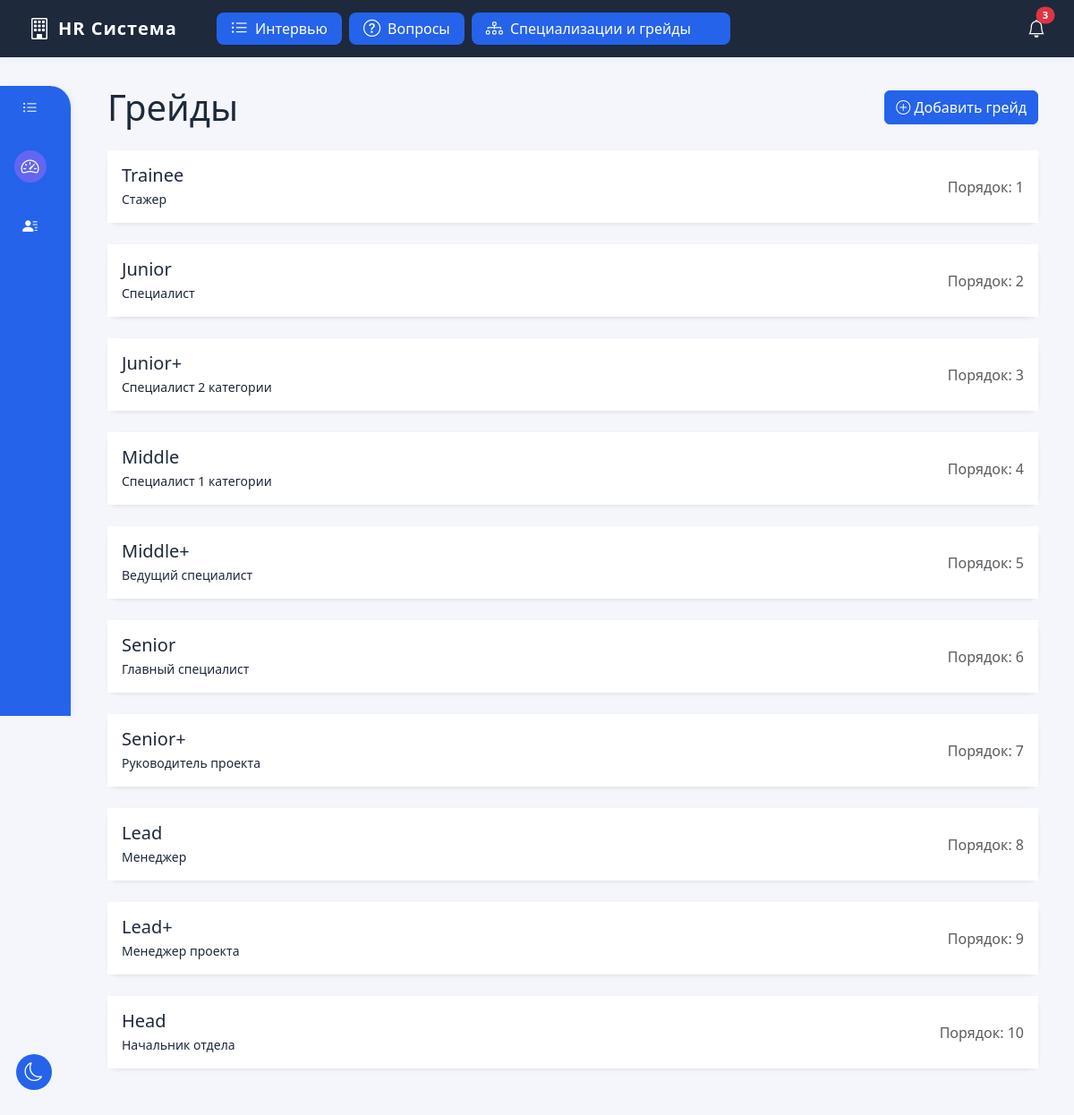
Page /grades/ on the committed database.
### positions/models.py (models this page shows, shortened)
class Grade(models.Model):
    name = models.CharField(max_length=100, verbose_name='Название грейда')
    positions = models.TextField(verbose_name='Должности', blank=True)
    order = models.IntegerField(verbose_name='Порядок', default=0)
    min_score = models.DecimalField(max_digits=5, decimal_places=2, verbose_name='Минимальный балл', default=0)
    max_score = models.DecimalField(max_digits=5, decimal_places=2, verbose_name='Максимальный балл', default=100)
    class Meta:
        verbose_name = 'Грейд'
        verbose_name_plural = 'Грейды'
        ordering = ['order']

### positions/views.py (the view, shortened to what this page needs)
# urls.py: path('grades/', views.GradeListView.as_view(), name='grades'),
class GradeListView(ListView):
    model = Grade
    template_name = 'positions/grades.html'
    context_object_name = 'grades'
    def get_context_data(self, **kwargs):
        context = super().get_context_data(**kwargs)
        context['next_order'] = Grade.objects.count() + 1
        return context
    def get(self, request, *args, **kwargs):
        return super().get(request, *args, **kwargs)

### templates/positions/grades.html (shortened to what this page needs)
{% extends 'positions/base.html' %}
{% block content %}
<div class="d-flex justify-content-between align-items-center mb-4">
    <h1 class="mb-0" style="color: var(--dropdown-text);">Грейды</h1>
    <button type="button" class="btn btn-primary" data-bs-toggle="modal" data-bs-target="#gradeModal">
        <i class="bi bi-plus-circle"></i> Добавить грейд
    </button>
</div>
{% if grades %}
<div class="row" id="grades-list">
    {% for grade in grades %}
    <div class="col-12 mb-4 grade-draggable" draggable="true" data-grade-id="{{ grade.id }}">
        <div class="card grade-card h-100 shadow-sm border-0" style="cursor: grab; background: var(--bg-secondary); color: var(--dropdown-text); transition: box-shadow 0.2s;">
            <div class="card-body">
                <div class="d-flex justify-content-between align-items-center">
                    <div>
                        <h5 class="card-title mb-1" style="color: var(--dropdown-text);">{{ grade.name }}</h5>
                        <p class="card-text small mb-0" style="color: var(--dropdown-text);">{{ grade.positions }}</p>
                    </div>
                    <div class="text-muted" style="color: var(--dropdown-text);">
                        Порядок: {{ grade.order }}
                    </div>
                </div>
            </div>
        </div>
    </div>
    {% endfor %}
</div>
{% else %}
<div class="alert alert-info">
    Пока нет ни одного грейда. Нажмите кнопку "Добавить грейд" для создания первого грейда.
</div>
{% endif %}
{% endblock %}

### templates/positions/base.html (style rules this page uses)
:root { --bg-primary: #f4f6fb; --bg-secondary: #ffffff; --sidebar-bg: #2563eb; --sidebar-active-bg: #1e40af; --sidebar-text: #fff; --sidebar-icon: #fff; --topbar-bg: #1e293b; --topbar-text: #fff; --topbar-icon: #fff; --btn-primary-bg: #2563eb; --btn-primary-text: #fff; --btn-primary-hover-bg: #1e40af; --btn-primary-hover-text: #fff; --dropdown-bg: #fff; --dropdown-text: #1e293b; --dropdown-hover-bg: #e0e7ef; --dropdown-hover-text: #2563eb; --border-color: #e5e7eb; --card-shadow: 0 2px 8px rgba(37,99,235,0.06); --input-bg: #fff; --input-border: #e5e7eb; --table-header-bg: #f8fafc; --table-row-hover: #f1f5f9; --inline-edit-bg: #f8fafc; --inline-edit-border: #e5e7eb; --sidebar-active-icon: #1e40af; --dropdown-active-icon: #2563eb; --sidebar-icon-dark: #1e40af; }
body { background-color: var(--bg-primary); min-height: 100vh; color: var(--topbar-text); transition: background-color 0.3s ease, color 0.3s ease; }
.card { border: none; border-radius: 0.75rem; box-shadow: 0 2px 8px rgba(0,0,0,0.06); background: var(--bg-secondary); color: var(--topbar-text); }
.btn-primary { background-color: var(--btn-primary-bg); border-color: var(--btn-primary-bg); color: var(--btn-primary-text); }
.bi { color: var(--topbar-icon); }
.btn .bi { color: inherit; }
.btn-primary .bi { color: var(--btn-primary-text); }
.tab-content, .tab-pane, .card-body { background: var(--bg-secondary) !important; color: var(--dropdown-text) !important; }

### rows in the picture
Grade: name "Trainee", positions "Стажер", order "1"
Grade: name "Junior", positions "Специалист", order "2"
Grade: name "Junior+", positions "Специалист 2 категории", order "3"
Grade: name "Middle", positions "Специалист 1 категории", order "4"
Grade: name "Middle+", positions "Ведущий специалист", order "5"
Grade: name "Senior", positions "Главный специалист", order "6"
Grade: name "Senior+", positions "Руководитель проекта", order "7"
Grade: name "Lead", positions "Менеджер", order "8"
Grade: name "Lead+", positions "Менеджер проекта", order "9"
Grade: name "Head", positions "Начальник отдела", order "10"
